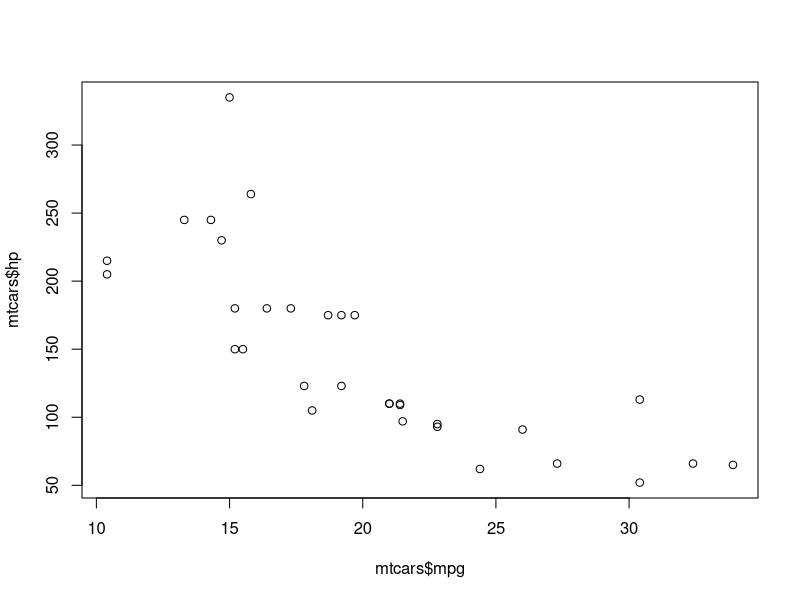
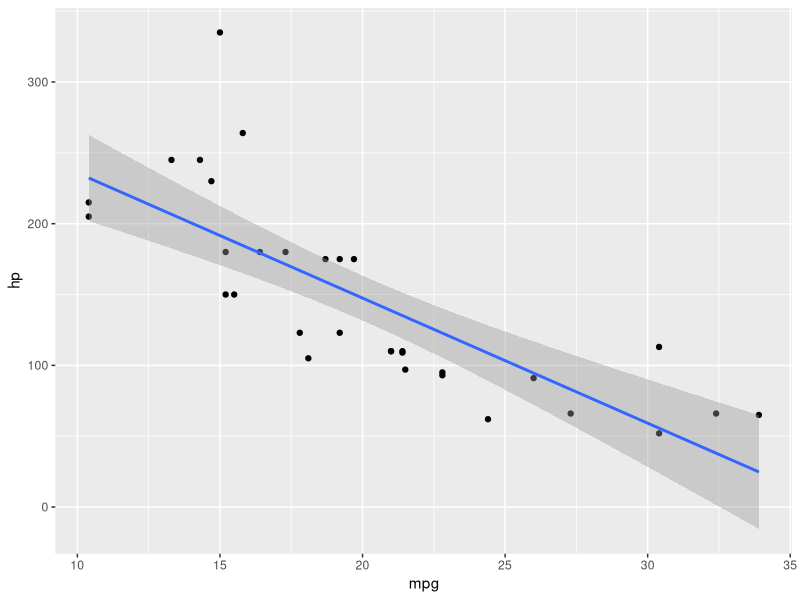

The R source for these figures, in order:
## ---- chunk 1
knitr::opts_chunk$set(echo = TRUE)
## ---- chunk 2
1+2
## ---- chunk 3
5*4
## ---- chunk 4
18/32
## ---- chunk 5
5^2
## ---- chunk 6
sqrt(25)
## ---- chunk 7
VarName1 <- 5^2
## ---- chunk 8
print(VarName1) #display the value using the "print" function
## ---- chunk 9
VarName1 - 5
## ---- chunk 10
library("psych")
## ---- chunk 11
library("psych")
## ---- chunk 12
help(psych)
## ---- chunk 13
help(mtcars)
## ---- chunk 14
summary(mtcars)
## ---- chunk 15
plot(mtcars$mpg,mtcars$hp)
## ---- chunk 16
library("ggplot2")
## ---- chunk 17
ggplot(data = mtcars, aes(mpg,hp)) +
  geom_point() +
  geom_smooth(method = lm)
